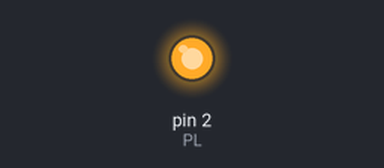
This sketch was run on a simulated Arduino Uno, built with avr-gcc and run on an emulated ATmega328P. Shown: output pins drawn as LEDs (lit = HIGH).

Above: at 1.5 s.
At 6.2 s:
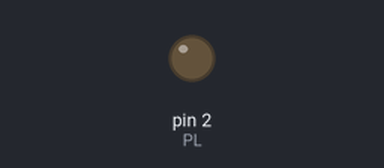
Timing chart, 0 to 16.3 s (numbered marks = the images above):
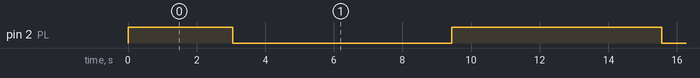

Measured:
- by itself, pin 2 (PL): alternates HIGH for 6.1 s and LOW for 6.4 s

The sketch:

LedStripFadeTest.ino
```cpp
#define PL 2

int pl1Value = 250;
bool up = true;

void setup() {
  analogWrite(PL, pl1Value);
  Serial.begin(115200);
}

void loop() {
  if(pl1Value == 250){
    up = false;
  }
  else if (pl1Value == 0){
    up = true;
  }

  if(up)
    pl1Value += 1;
  else
    pl1Value -= 1;

  //Serial.println(pl1Value);
  //analogWrite(PL, pl1Value);
  setPLValue(PL, pl1Value);

  delay(25);
}

void setPLValue(int pin, int value){
  if (value > 255 || value < 0)
    return;

  analogWrite(pin, value);
}
```
